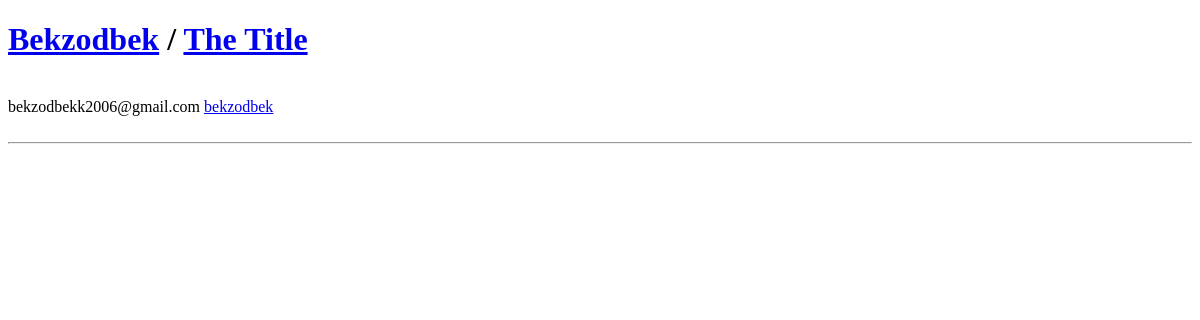
Before: /notifications/ (signed in) with the older database file.
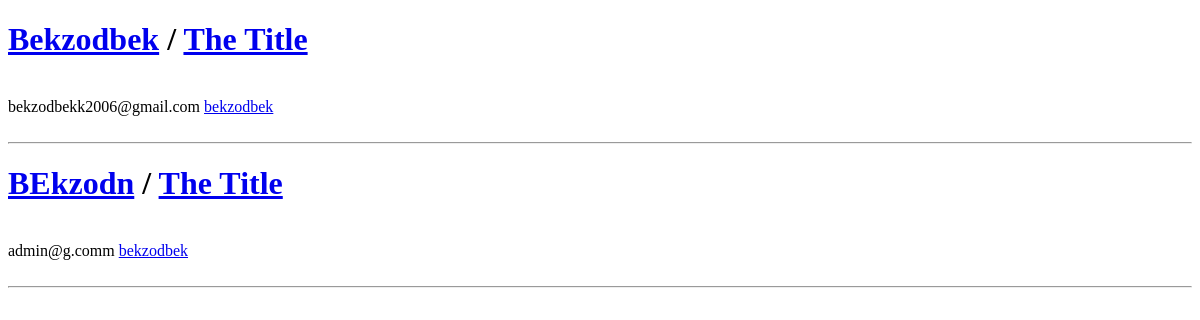
After: the same page with the newer database file.
### forms/models.py (models this page shows, shortened)
class FormRequest(models.Model):
    form = models.ForeignKey(Form, on_delete=models.CASCADE, related_name="form_requests")
    user = models.ForeignKey(CustomUser, on_delete=models.CASCADE, null=True, blank=True, related_name='user_request')
    is_public = models.BooleanField(default=False)
    view = models.BooleanField(default=False)
    full_name = models.CharField(max_length=32)
    email = models.EmailField()

class Form(models.Model):
    title = models.CharField(max_length=50)
    slug = models.SlugField(unique=True)
    author = models.ForeignKey(CustomUser, on_delete=models.CASCADE, related_name='form')
    is_public = models.BooleanField(default=True)
    created_on = models.DateTimeField(("created on"), default=timezone.now)
    message = models.TextField(max_length=300)
    anonim_requests = models.BooleanField(default=False)
    submit_success = models.TextField(max_length=700)

class CustomUser(AbstractUser):
    is_organiser = models.BooleanField(default=False)
    is_agent = models.BooleanField(default=False)

### forms/views.py (the view)
# urls.py: path('notifications/', NotificationsView, name='notifications'),
@login_required(login_url='base:login')
def NotificationsView(request):
    new_requests = FormRequest.objects.filter(view=False)
    context = {
        "new_requests":new_requests,
    }
    return render(request, 'pages/notifications.html', context)

### templates/pages/notifications.html (shortened to what this page needs)
<!DOCTYPE html>
<html lang="en">
<head>
</head>
<body>
    {% for x in new_requests %}
    {% if x.form.author.username == request.user.username %}
    <div id="requests">
        <h1><a href="{% url 'base:single_request' x.form.slug x.id %}">{{ x.full_name }}</a> / <a
                href="{% url 'base:single' x.form.slug %}">{{ x.form.title }}</a></h1>
        <br>
        {{ x.email }}
        <a href="{% url 'base:profile' x.user.username %}">{{ x.user.username }}</a>
        <br>
        <br>
        <hr>
    </div>
    {% endif %}
    {% endfor %}
</body>
</html>

Changed rows visible on the page:
added FormRequest: full_name "BEkzodn", form "The Title", email "admin@g.comm", user.username "bekzodbek"
